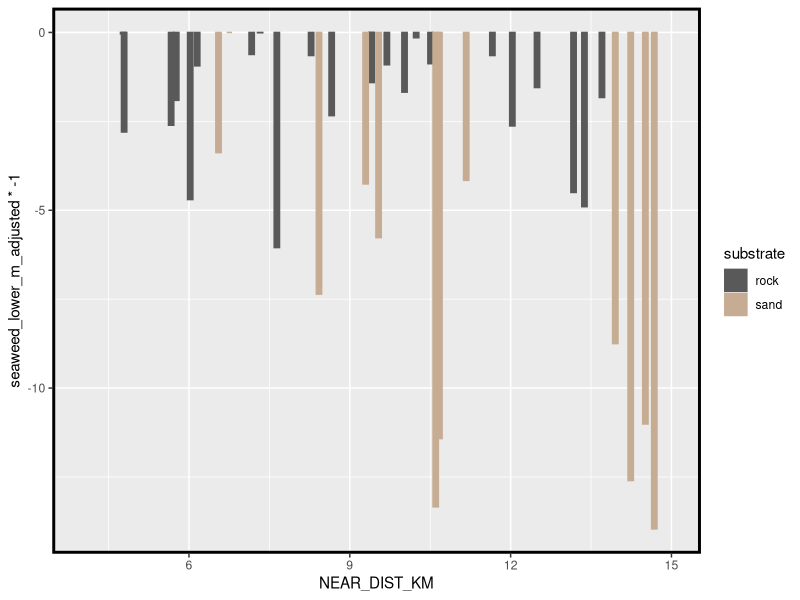
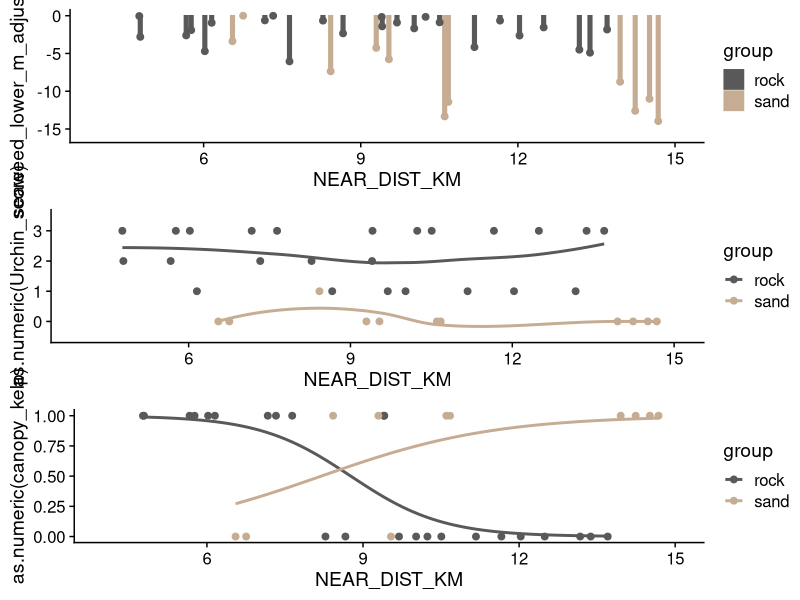
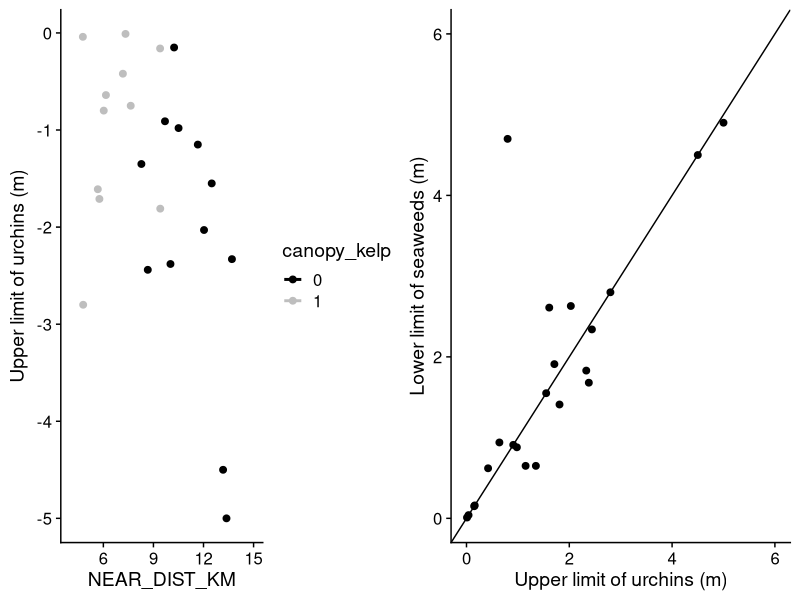

Write R code to recreate these figures, in order.
##ROV analyses

#Load in libraries
library(tidyverse)
library(readxl)
library(cowplot)
library(MASS)
library(arm)

#Import ROV data set
ROV<-read_excel("./data/ROV/ROV_data_2020.xlsx", sheet = "ROV_data_2020")
ROV.dist <- read_csv("./data/ROV/ROV_data_2020_distance.csv")
ROV.urch <- read_excel("./data/ROV/ROVUrchinScores.xlsx")
ROV.urch$rov_site_id <- as.character(ROV.urch$rov_site_id)


#Remove observation 41 because it was redone later (with better footage)
ROV2<-left_join(ROV.dist, ROV, by = "rov_site_id")
ROV.ran <- filter(ROV2, type == "random")
ggplot(ROV.ran, aes(x = NEAR_DIST_KM, y = seaweed_lower_m_adjusted*-1, color = substrate, fill = substrate))+
  geom_bar(stat= "identity",width =0.1)+
  scale_color_manual(values = c("#595959", "#C5AC92"))+
  scale_fill_manual(values = c("#595959", "#C5AC92"))+
  theme(panel.border = element_rect(colour = "black", fill=NA, size=2))+
  xlim(c(4,15))

ROV.ran2<-full_join(ROV.ran, ROV.urch)
p1<-ggplot(ROV.ran2, aes(x = NEAR_DIST_KM, y = seaweed_lower_m_adjusted*-1, color = group, fill = group))+
  geom_bar(stat= "identity",width =0.05)+
  scale_color_manual(values = c("#595959", "#C5AC92"))+
  scale_fill_manual(values = c("#595959", "#C5AC92"))+
  #scale_color_manual(values = c("black", "black"))+
  theme(panel.border = element_rect(colour = "black", fill=NA, size=2))+
  xlim(c(4,15))+
  ylim(c(-16,0))+
  theme_cowplot()

p1<-ggplot(ROV.ran2, aes(x = NEAR_DIST_KM, y = seaweed_lower_m_adjusted*-1, color = group, fill = group))+
  geom_bar(stat= "identity",width =0.07)+
  geom_point(size = 2)+
  scale_color_manual(values = c("#595959", "#C5AC92"))+
  scale_fill_manual(values = c("#595959", "#C5AC92"))+
  #scale_color_manual(values = c("black", "black"))+
  theme(panel.border = element_rect(colour = "black", fill=NA, size=2))+
  xlim(c(4,15))+
  theme_cowplot()+
  ylim(c(-16,0))

lm(seaweed_lower_m_adjusted*-1 ~ NEAR_DIST_KM*group, data = ROV.ran2) %>% summary()

p2<-ggplot(ROV.ran2, aes(x = NEAR_DIST_KM, y = as.numeric(Urchin_score), color = group, fill = group))+
  geom_point(stat= "identity", size = 2)+
  geom_smooth(se = FALSE)+
  scale_color_manual(values = c("#595959", "#C5AC92"))+
  scale_fill_manual(values = c("#595959", "#C5AC92"))+
  #theme(panel.border = element_rect(colour = "black", fill=NA, size=2))
  xlim(c(4,15))+
  ylim(c(-0.5,3.5))+
  theme_cowplot()



ROV.ran2$Urchin_score <- as.ordered(ROV.ran2$Urchin_score)
kruskal.test(Urchin_score ~ group2, data = ROV.ran2)

bayesglm(as.numeric(canopy_kelp) ~ NEAR_DIST_KM*group, data = ROV.ran2, family = "binomial") %>% summary()

p3<-ggplot(ROV.ran2, aes(x = NEAR_DIST_KM, y = as.numeric(canopy_kelp), color = group, fill = group))+
  geom_point(stat= "identity",width =0.1, size = 2)+
  stat_smooth(method="bayesglm", method.args=list(family=binomial), se = FALSE)+
  scale_color_manual(values = c("#595959", "#C5AC92"))+
  scale_fill_manual(values = c("#595959", "#C5AC92"))+
  theme(panel.border = element_rect(colour = "black", fill=NA, size=2))+
  xlim(c(4,15))+
  ylim(c(0,1))+
  theme_cowplot()

plot_grid(p1,p2,p3, ncol = 1)


##Supplemental plot comparing urchin and seaweed zonation across sites that do and do not have kelp

ROV.rock <- filter(ROV.ran2, substrate == "rock")

p4<- ggplot(ROV.rock, aes(x = NEAR_DIST_KM, y = as.numeric(urchin_upper_m_adjusted)*-1, color = canopy_kelp, fill = canopy_kelp))+
  geom_point(stat= "identity",width =0.1, size = 2)+
  stat_smooth(method="bayesglm", method.args=list(family=binomial), se = FALSE)+
  scale_color_manual(values = c("black", "grey"))+
  scale_fill_manual(values = c("black", "grey"))+
  theme(panel.border = element_rect(colour = "black", fill=NA, size=2))+
  xlim(c(4,15))+
  ylab("Upper limit of urchins (m)")+
  theme_cowplot()


#Welch's t-test comparing depth of urchins at rocky sites with and without canopy kelp
t.test(as.numeric(ROV.rock$urchin_upper_m_adjusted[ROV.rock$canopy_kelp==0]), as.numeric((ROV.rock$urchin_upper_m_adjusted[ROV.rock$canopy_kelp==1])))

ROV.rock$urchin_upper_m_adjusted <- as.numeric(ROV.rock$urchin_upper_m_adjusted)

ROV.rock$seaweed_lower_m_adjusted <- as.numeric(ROV.rock$seaweed_lower_m_adjusted)


#Sites WITHOUT canopy kelp have slightly deeper urchins (P = 0.041) but the range is largely overlapping

#Plot urchin depth versus 
p5 <- ggplot(ROV.rock, aes(x = as.numeric(urchin_upper_m_adjusted), y = as.numeric(ROV.rock$seaweed_lower_m_adjusted)))+
  geom_point(cex = 2)+
  geom_abline()+
  theme_cowplot()+
  ylab("Lower limit of seaweeds (m)")+
  xlab("Upper limit of urchins (m)")+
  ylim(c(0,6))+
  xlim(c(0,6))

#Plot 
plot_grid(p4,p5)
